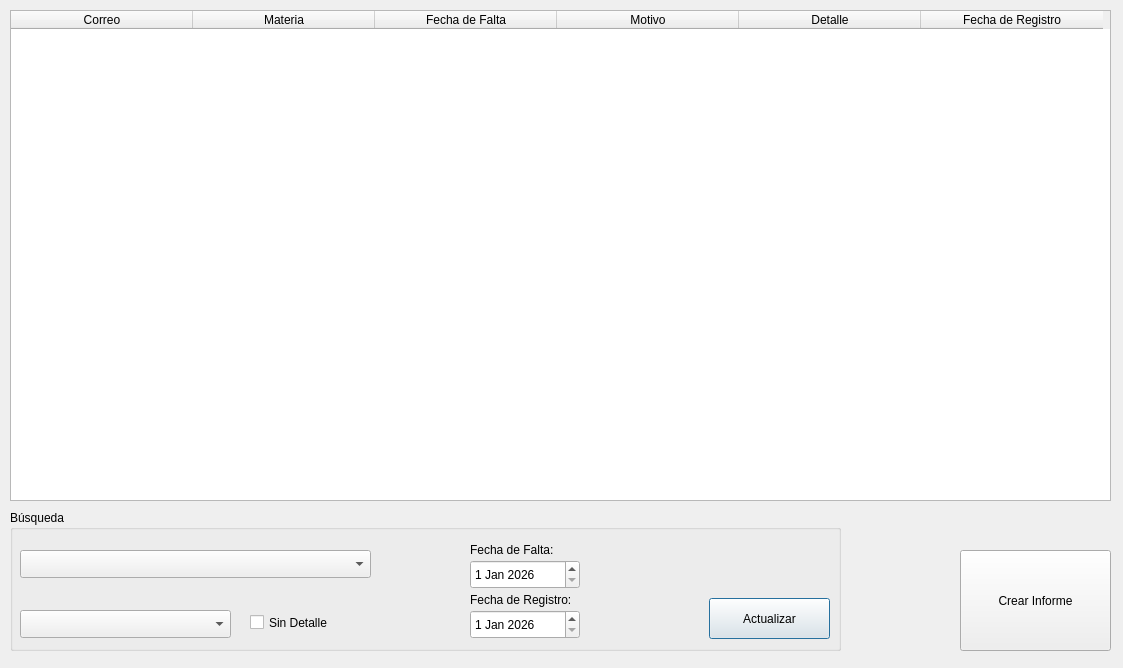
<?xml version="1.0" encoding="UTF-8"?>
<ui version="4.0">
 <class>Dialog</class>
 <widget class="QDialog" name="Dialog">
  <property name="geometry">
   <rect>
    <x>0</x>
    <y>0</y>
    <width>1123</width>
    <height>668</height>
   </rect>
  </property>
  <property name="windowTitle">
   <string>Registros de Inasistencias</string>
  </property>
  <widget class="QTableWidget" name="tableInasistencias">
   <property name="geometry">
    <rect>
     <x>10</x>
     <y>10</y>
     <width>1101</width>
     <height>491</height>
    </rect>
   </property>
   <attribute name="horizontalHeaderCascadingSectionResizes">
    <bool>true</bool>
   </attribute>
   <attribute name="horizontalHeaderDefaultSectionSize">
    <number>182</number>
   </attribute>
   <attribute name="verticalHeaderDefaultSectionSize">
    <number>37</number>
   </attribute>
   <column>
    <property name="text">
     <string>Correo</string>
    </property>
   </column>
   <column>
    <property name="text">
     <string>Materia</string>
    </property>
   </column>
   <column>
    <property name="text">
     <string>Fecha de Falta</string>
    </property>
   </column>
   <column>
    <property name="text">
     <string>Motivo</string>
    </property>
   </column>
   <column>
    <property name="text">
     <string>Detalle</string>
    </property>
   </column>
   <column>
    <property name="text">
     <string>Fecha de Registro</string>
    </property>
   </column>
  </widget>
  <widget class="QGroupBox" name="gBoxBusqueda">
   <property name="geometry">
    <rect>
     <x>10</x>
     <y>510</y>
     <width>831</width>
     <height>141</height>
    </rect>
   </property>
   <property name="title">
    <string>Búsqueda</string>
   </property>
   <widget class="QDateEdit" name="dateFalta">
    <property name="geometry">
     <rect>
      <x>460</x>
      <y>50</y>
      <width>110</width>
      <height>29</height>
     </rect>
    </property>
    <property name="date">
     <date>
      <year>2026</year>
      <month>1</month>
      <day>1</day>
     </date>
    </property>
   </widget>
   <widget class="QCheckBox" name="chBoxDetalle">
    <property name="geometry">
     <rect>
      <x>240</x>
      <y>100</y>
      <width>121</width>
      <height>25</height>
     </rect>
    </property>
    <property name="text">
     <string>Sin Detalle</string>
    </property>
   </widget>
   <widget class="QComboBox" name="cBoxMateria">
    <property name="geometry">
     <rect>
      <x>10</x>
      <y>40</y>
      <width>351</width>
      <height>28</height>
     </rect>
    </property>
    <property name="placeholderText">
     <string>Materia</string>
    </property>
   </widget>
   <widget class="QComboBox" name="cBoxMotivo">
    <property name="geometry">
     <rect>
      <x>10</x>
      <y>100</y>
      <width>211</width>
      <height>28</height>
     </rect>
    </property>
    <property name="placeholderText">
     <string>Motivo</string>
    </property>
    <item>
     <property name="text">
      <string>Médico</string>
     </property>
    </item>
    <item>
     <property name="text">
      <string>Trámite</string>
     </property>
    </item>
    <item>
     <property name="text">
      <string>Personal</string>
     </property>
    </item>
    <item>
     <property name="text">
      <string>Otro</string>
     </property>
    </item>
   </widget>
   <widget class="QLabel" name="labelFalta">
    <property name="geometry">
     <rect>
      <x>460</x>
      <y>30</y>
      <width>111</width>
      <height>20</height>
     </rect>
    </property>
    <property name="text">
     <string>Fecha de Falta:</string>
    </property>
   </widget>
   <widget class="QLabel" name="labelRegistro">
    <property name="geometry">
     <rect>
      <x>460</x>
      <y>80</y>
      <width>161</width>
      <height>20</height>
     </rect>
    </property>
    <property name="text">
     <string>Fecha de Registro:</string>
    </property>
   </widget>
   <widget class="QDateEdit" name="dateRegistro">
    <property name="geometry">
     <rect>
      <x>460</x>
      <y>100</y>
      <width>110</width>
      <height>29</height>
     </rect>
    </property>
    <property name="cursor">
     <cursorShape>ArrowCursor</cursorShape>
    </property>
    <property name="date">
     <date>
      <year>2026</year>
      <month>1</month>
      <day>1</day>
     </date>
    </property>
   </widget>
   <widget class="QPushButton" name="btnActualizar">
    <property name="geometry">
     <rect>
      <x>699</x>
      <y>88</y>
      <width>121</width>
      <height>41</height>
     </rect>
    </property>
    <property name="text">
     <string>Actualizar</string>
    </property>
   </widget>
  </widget>
  <widget class="QPushButton" name="btnIrInforme">
   <property name="geometry">
    <rect>
     <x>960</x>
     <y>550</y>
     <width>151</width>
     <height>101</height>
    </rect>
   </property>
   <property name="text">
    <string>Crear Informe</string>
   </property>
  </widget>
 </widget>
 <resources/>
 <connections/>
</ui>
